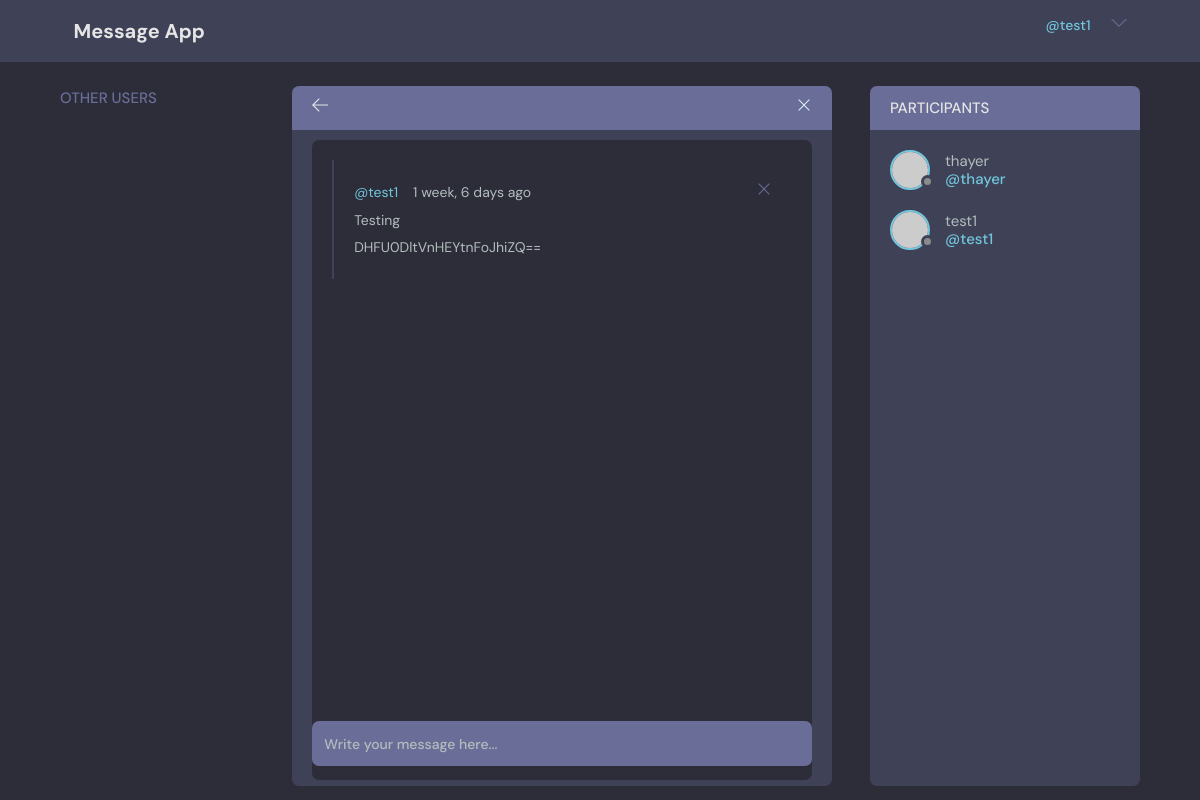
Screenshot of /conversation/13/ (signed in) with the database file from the repository.
### base/models.py (models this page shows, shortened)
class Message(models.Model):
    sender = models.ForeignKey(User, on_delete=models.CASCADE, related_name='sender')
    receiver = models.ForeignKey(User, on_delete=models.CASCADE, related_name='receiver')
    conversation = models.ForeignKey(Conversation, on_delete=models.CASCADE)
    content = models.TextField()
    encrypted_content = models.CharField(max_length=200)
    timestamp = models.DateTimeField(auto_now_add=True)

### base/views.py (the view, shortened to what this page needs)
# urls.py: path('conversation/<str:pk>/', views.conversation, name='conversation'),
@login_required(login_url='login')
def conversation(request, pk):
    receiver = None
    c = Conversation.objects.get(id=pk)
    participants = c.participants.all()
    print(c.aes_key)
    cipher= AES(c.aes_key)
    for participant in participants:
        if participant.id != request.user.id:
            receiver = participant
    ms = c.message_set.all().order_by('-timestamp')
    context = {'conversation': c, 'participants': participants, 'conversation_messages': ms}
    return render(request, 'base/conversation.html', context)

### base/templates/base/conversation.html (shortened to what this page needs)
{% extends 'main.html' %}
{% block content %}
<main class="profile-page layout layout--3">
    <div class="container">
        <div>
            {% include 'base/friend_list.html' %}
        </div>
        <div class="room">
            <div class="room__top">
                <div class="room__topLeft">
                    <a href="{% url 'home' %}">
                        <svg version="1.1" xmlns="http://www.w3.org/2000/svg" width="32" height="32" viewBox="0 0 32 32">
                            <title>return</title>
                            <path d="M13.723 2.286l-13.723 13.714 13.719 13.714 1.616-1.611-10.96-10.96h27.625v-2.286h-27.625l10.965-10.965-1.616-1.607z"></path>
                        </svg>
                    </a>
                </div>
                <div class="room__topRight">
                    <a href="{% url 'delete-conversation' conversation.id%}">
                      <svg version="1.1" xmlns="http://www.w3.org/2000/svg" width="32" height="32" viewBox="0 0 32 32">
                        <title>delete</title>
                        <path d="M27.314 6.019l-1.333-1.333-9.98 9.981-9.981-9.981-1.333 1.333 9.981 9.981-9.981 9.98 1.333 1.333 9.981-9.98 9.98 9.98 1.333-1.333-9.98-9.98 9.98-9.981z"></path>
                      </svg>
                    </a>
                  </div>
            </div>
            <div class="room__box scroll">
                <div class="room__conversation">
                    <div class="threads scroll">
                        {% for message in conversation_messages %}
                        <div class="thread">
                            <div class="thread__top">
                                <div class="thread__author">
                                    <a href="{% url 'user-profile' message.sender.id %}" class="thread__authorInfo">
                                        <span>@{{message.sender}}</span>
                                    </a>
                                    <span class="thread__date">{{message.timestamp|timesince}} ago</span>
                                </div>
                                {% if request.user == message.sender %}
                                <a href="{% url 'delete-message' message.id %}">
                                    <div class="thread__delete">
                                        <svg version="1.1" xmlns="http://www.w3.org/2000/svg" width="32" height="32" viewBox="0 0 32 32">
                                            <title>remove</title>
                                            <path d="M27.314 6.019l-1.333-1.333-9.98 9.981-9.981-9.981-1.333 1.333 9.981 9.981-9.981 9.98 1.333 1.333 9.981-9.98 9.98 9.98 1.333-1.333-9.98-9.98 9.98-9.981z"></path>
                                        </svg>
                                    </div>
                                </a>
                                {% endif %}
                            </div>
                            <div class="thread__details">
                                <p>{{message.content}}</p>
                            </div>
                            <div class="thread__details">
                                <p>{{message.encrypted_content}}</p>
                            </div>
                        </div>
                        {% endfor %}
                        <div class="room__message">
                            <form method="POST" action="">
                                <input type="text" name="content" placeholder="Write your message here..."/>
                            </form>
                        </div>
                    </div>
                </div>
            </div>
        </div>
        <div class="participants">
            <h3 class="participants__top">Participants</h3>
            <div class="participants__list">
            {% for participant in participants %}
                <a href="{% url 'user-profile' participant.id %}" class="participant">
                  <div class="avatar avatar--medium">
                    <img src="https://randomuser.me/api/portraits/men/37.jpg" />
                  </div>
                  <p>{{participant}} <span>@{{participant}}</span></p>
                </a>
            {% endfor %}
        </div>
</main>
{% endblock content %}

### templates/navbar.html (shortened to what this page needs)
{% load static %}
<header class="header header--loggedIn">
    <div class="container">
        <a href="{% url 'home' %}" class="header__logo">
            <h1>Message App</h1>
        </a>
        <nav class="header__menu">
            {% if request.user.is_authenticated %}
            <div class="header__user">
                <a href="{% url 'user-profile' request.user.id %}">
                    <p>{{request.user.name}}<span>@{{request.user.username}}</span></p>
                </a>
                <button class="dropdown-button">
                    <svg version="1.1" xmlns="http://www.w3.org/2000/svg" width="32" height="32" viewBox="0 0 32 32">
                        <title>chevron-down</title>
                        <path d="M16 21l-13-13h-3l16 16 16-16h-3l-13 13z"></path>
                    </svg>
                </button>
            </div>
            {% else %}
            <a href="{% url 'login' %}">
                <p>Login</p>
            </a>
            {% endif %}
        </nav>
    </div>
</header>

### rows the page displays
Message: sender "test1", timestamp "1 week, 6 days", content "Testing", encrypted_content "DHFU0DltVnHEYtnFoJhiZQ=="

### other values shown
{{ request.user.username }} "test1"
{{ participant }} "thayer"
{{ participant }} "test1"
